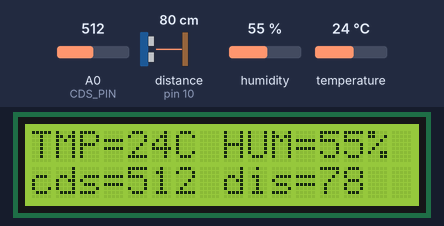
A sketch run on a simulated Arduino Uno, built with avr-gcc and run on an emulated ATmega328P. Parts: 16×2 character LCD. Wiring (inferred from the names in the program): ultrasonic range finder: trigger pin 11; echo pin 10. Inputs (shaded band) come from the test bench; at power-on: distance to the obstacle (sensor on pin 10) 80 cm, A0 (CDS_PIN) = 512, humidity 55 %, temperature 24 °C. The echo pulse lasts 58.3 µs per cm.

Above: at 3.2 s.
3.3 s: distance to the obstacle (sensor on pin 10) set to 2 cm
At 4.2 s:
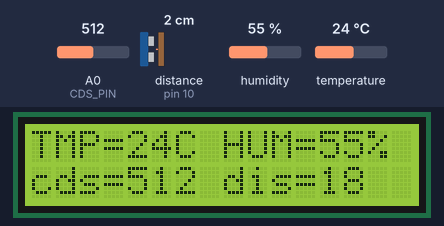
5.4 s: A0 (CDS_PIN) set to 306
At 7.0 s:
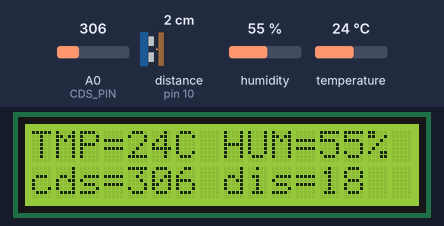
9.7 s: humidity set to 22 %
At 11.7 s:
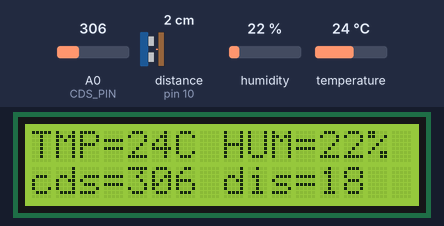
15.9 s: temperature set to 12 °C
At 18.6 s:
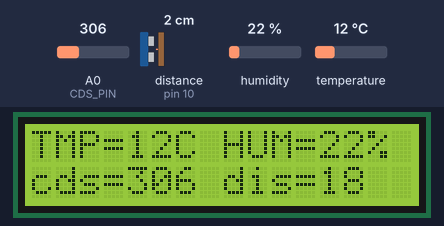
19.0 s: distance to the obstacle (sensor on pin 10) set to 4 cm
At 19.6 s:
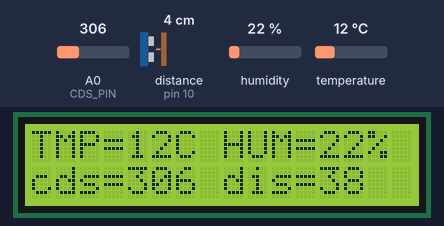
21.1 s: A0 (CDS_PIN) set to 716
At 22.4 s:
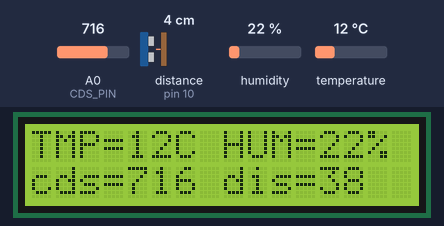
Timing chart, 0 to 24.1 s (numbered marks = the images above; inputs shaded):
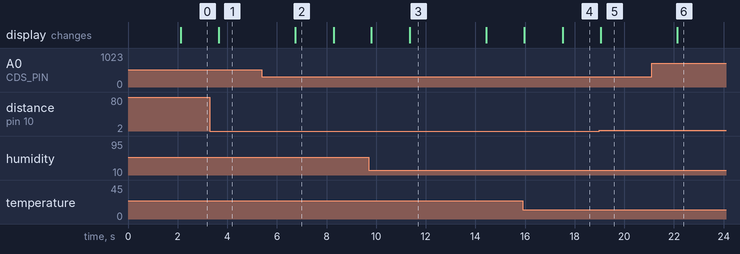

Measured:
- after the input at 3.3 s, the display: changes after 0.35 s (image 1)
- after the input at 5.4 s, the display: changes after 1.3 s (image 2)
- after the input at 9.7 s, the display: first differs from a run without the input after 1.7 s (image 3)
- after the input at 15.9 s, the display: first differs from a run without the input after 1.6 s (image 4)
- after the input at 19.0 s, the display: changes after 0.05 s (image 5)
- after the input at 21.1 s, the display: changes after 1.0 s (image 6)
- what the display in image 2 shows lasts 1.6 s, from 6.7 s to 8.3 s

The sketch:

LCD_1.ino
```cpp
#include "DHT.h"
#define DHT_PIN   8
#define ECHO_PIN  10
#define TRIG_PIN  11
#define CDS_PIN   A0

DHT dht(DHT_PIN, DHT11);
#include <Wire.h>
#include <LiquidCrystal_I2C.h>

LiquidCrystal_I2C lcd(0x27,16,2);

void setup() {
  // put your setup code here, to run once:
    Serial.begin(115200);
  // initialize the LCD
  pinMode(TRIG_PIN, OUTPUT);
  pinMode(ECHO_PIN, INPUT);
  pinMode(CDS_PIN, INPUT);

  lcd.init();
  // Turn on the blacklight and print a message.
  lcd.backlight();
  dht.begin();
  delay(2000);
}

void loop() {
  // put your main code here, to run repeatedly:
  byte temperature = 0;
  byte humidity = 0;


  humidity= dht.readHumidity();
  temperature= dht.readTemperature();
  int cds = analogRead(CDS_PIN);
  int dis = ultraSonic();

  lcd.setCursor(0,0);
  lcd.print("TMP=");
  lcd.print(temperature);
  lcd.print("C");
  lcd.setCursor(8,0);
  lcd.print("HUM=");
  lcd.print(humidity);
  lcd.print("%");
  lcd.setCursor(0,1);
  lcd.print("cds=");
  lcd.print(cds);
  lcd.setCursor(8,1);
  lcd.print("dis=");
  lcd.print(dis);

  // DHT11 sampling rate is 1HZ.
  delay(1500);
}

float ultraSonic() {
  digitalWrite(TRIG_PIN, HIGH);
  delayMicroseconds(10);
  digitalWrite(TRIG_PIN, LOW);

  unsigned long duration = pulseIn(ECHO_PIN, HIGH);
  float distance = ((float)(340 * duration) / 10000) / 2;
  //return (float)pulseIn(ECHO_PIN, HIGH) / 58;
  return distance;
}
```
